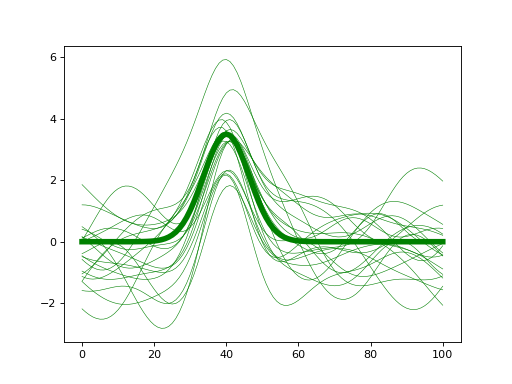

Here is the Python script that generated this plot:
import matplotlib.pyplot as plt
import power1d

J        = 20
Q        = 101
baseline = power1d.geom.Null( Q=Q )
signal   = power1d.geom.GaussianPulse( Q=Q, q=40, fwhm=15, amp=3.5 )
noise    = power1d.noise.SmoothGaussian( J=J, Q=Q, mu=0, sigma=1.0, fwhm=20 )
model    = power1d.models.DataSample(baseline, signal, noise, J=J)
plt.close('all')
model.plot(color="g", lw=5)
